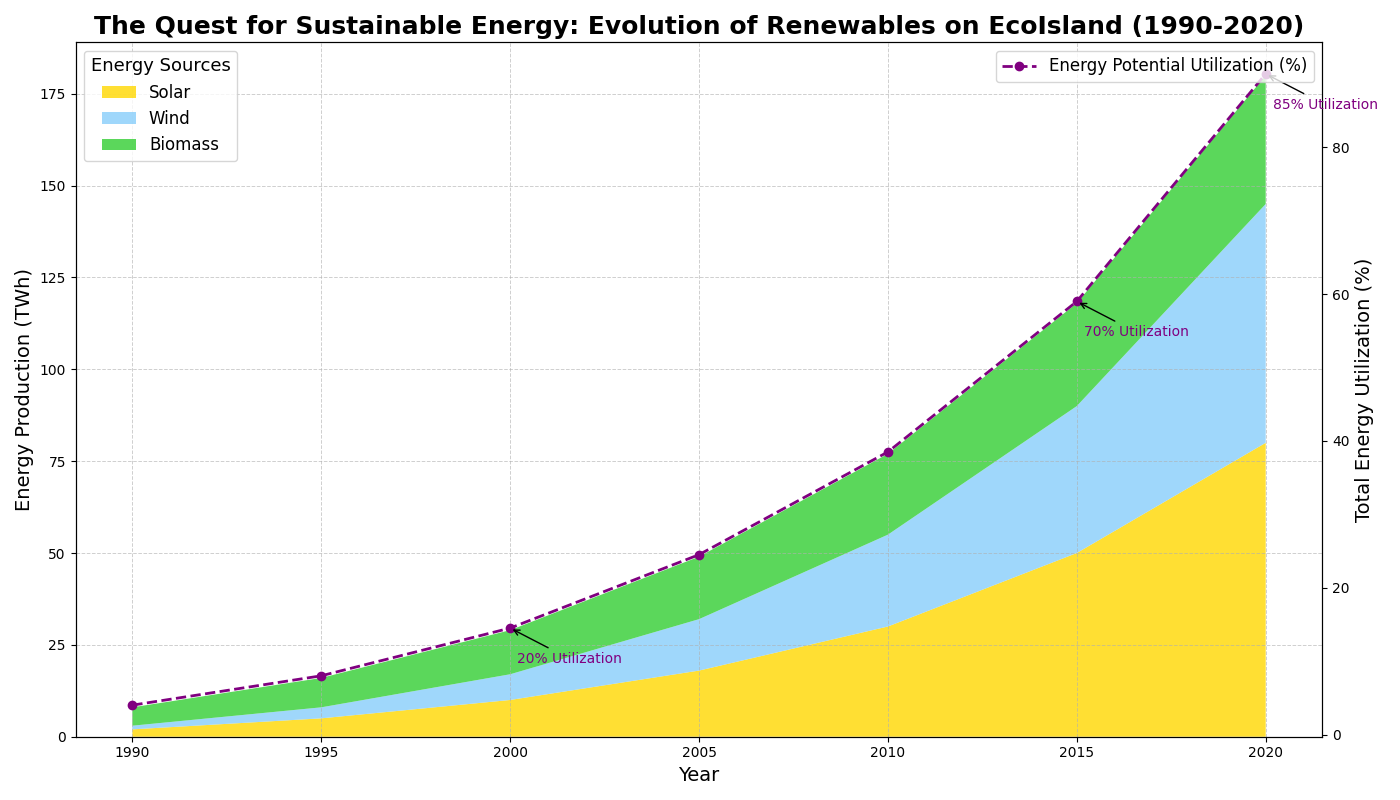

The Python source for this figure:
import matplotlib.pyplot as plt
import numpy as np

# Years of data collection
years = np.arange(1990, 2022, 5)

# Artificial data for renewable energy sources in terawatt-hours (TWh)
# Removed 'Tidal' data
renewable_energy_data = {
    'Solar': np.array([2, 5, 10, 18, 30, 50, 80]),
    'Wind': np.array([1, 3, 7, 14, 25, 40, 65]),
    'Biomass': np.array([5, 8, 12, 17, 22, 28, 35])
}

# Recalculate total renewable energy excluding 'Tidal'
total_renewable_energy = np.sum(list(renewable_energy_data.values()), axis=0)

# Hypothetical total energy capacity potential on EcoIsland in TWh
total_energy_potential = 200

# Plotting the stacked area chart
fig, ax1 = plt.subplots(figsize=(14, 8))

# Plot the stacked area chart
ax1.stackplot(years, renewable_energy_data.values(), labels=renewable_energy_data.keys(), 
              colors=['#FFD700', '#87CEFA', '#32CD32'], alpha=0.8)
              
# Add title and labels
ax1.set_title('The Quest for Sustainable Energy: Evolution of Renewables on EcoIsland (1990-2020)', 
              fontsize=18, fontweight='bold', ha='center')
ax1.set_xlabel('Year', fontsize=14)
ax1.set_ylabel('Energy Production (TWh)', fontsize=14)

# Secondary y-axis for total energy consumption as a percentage of potential
ax2 = ax1.twinx()
total_energy_percentage = (total_renewable_energy / total_energy_potential) * 100
ax2.plot(years, total_energy_percentage, color='purple', linestyle='--', marker='o', linewidth=2, label='Energy Potential Utilization (%)')
ax2.set_ylabel('Total Energy Utilization (%)', fontsize=14)

# Adding legend
ax1.legend(loc='upper left', title='Energy Sources', fontsize=12, title_fontsize='13')
ax2.legend(loc='upper right', fontsize=12)

# Annotate significant milestones
milestones = {
    2000: (total_energy_percentage[2], '20% Utilization'),
    2015: (total_energy_percentage[5], '70% Utilization'),
    2020: (total_energy_percentage[6], '85% Utilization')
}
for year, (percent, text) in milestones.items():
    ax2.annotate(f'{text}', xy=(year, percent), xycoords='data', 
                 xytext=(5, -25), textcoords='offset points',
                 arrowprops=dict(facecolor='black', arrowstyle='->'), 
                 fontsize=10, color='purple')

# Enhanced grid settings for clarity
ax1.grid(True, linestyle='--', linewidth=0.7, alpha=0.6)

# Automatically adjust layout
plt.tight_layout()

# Display plot
plt.show()
